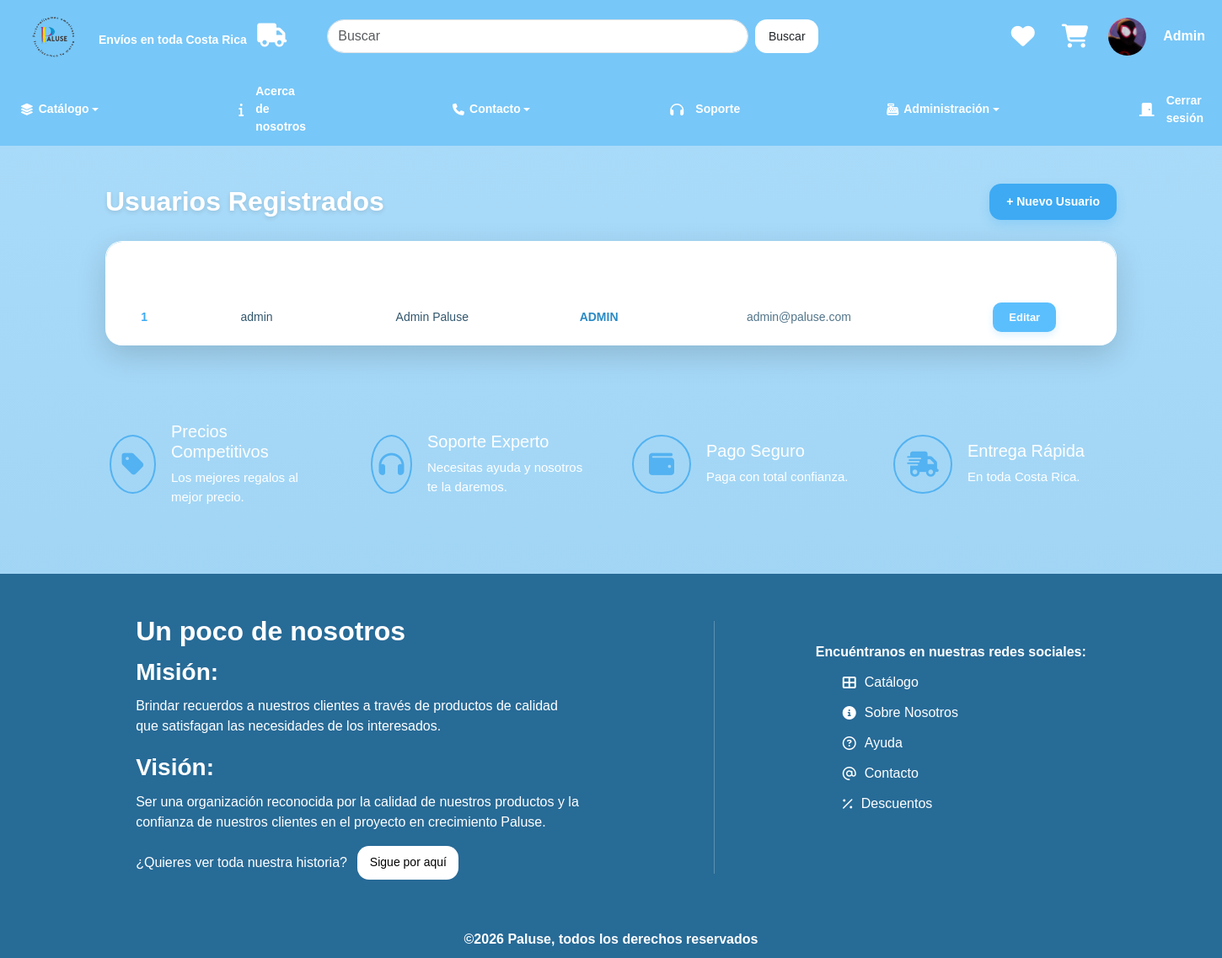
The page /user/index (signed in) on the database its author committed.
### tables this page shows
CREATE TABLE usuario (
  id_usuario INT NOT NULL AUTO_INCREMENT,
  username VARCHAR(30) NOT NULL UNIQUE,
  password VARCHAR(512) NOT NULL,
  nombre VARCHAR(20) NOT NULL,
  apellidos VARCHAR(30) NOT NULL,
  correo VARCHAR(75) NULL UNIQUE,
  telefono VARCHAR(25) NULL,
  ruta_imagen VARCHAR(1024),
  activo BOOLEAN,
  politicas_aceptadas BOOLEAN DEFAULT FALSE,
  fecha_creacion TIMESTAMP DEFAULT CURRENT_TIMESTAMP,
  fecha_modificacion TIMESTAMP DEFAULT CURRENT_TIMESTAMP ON UPDATE CURRENT_TIMESTAMP,
  PRIMARY KEY (id_usuario),
  CHECK (correo REGEXP '^[a-zA-Z0-9._%+-]+@[a-zA-Z0-9.-]+\\.[a-zA-Z]{2,}$'),
  INDEX ndx_username (username)
);

CREATE TABLE rol (
  id_rol INT NOT NULL AUTO_INCREMENT,
  rol VARCHAR(20) UNIQUE,
  fecha_creacion TIMESTAMP DEFAULT CURRENT_TIMESTAMP,
  fecha_modificacion TIMESTAMP DEFAULT CURRENT_TIMESTAMP ON UPDATE CURRENT_TIMESTAMP,
  PRIMARY KEY (id_rol)
);

### app/controllers/UserController.php (called while the page is built, shortened)
<?php
class UserController extends Controller {
    private $userModel;
    public function __construct() {
        $this->userModel = $this->model('User');
    }
    public function index() {
        $users = $this->userModel->getAll();
        $this->view('usuario/index', ['users' => $users]);
    }
}

### app/core/App.php (called while the page is built, shortened)
<?php
class App {
    protected $method = 'index';
    public function __construct() {
        $url = $this->parseUrl();
        if (isset($url[0]) && file_exists('../app/controllers/' . ucfirst($url[0]) . 'Controller.php')) {
            unset($url[0]);
        }
        $this->controller = new $this->controller;
        if (isset($url[1]) && method_exists($this->controller, $url[1])) {
            $this->method = $url[1];
            unset($url[1]);
        }
        $this->params = $url ? array_values($url) : [];
        call_user_func_array([$this->controller, $this->method], $this->params);
    }
    public function parseUrl() {
        if (isset($_GET['url'])) {
            $url = rtrim($_GET['url'], '/');
            return explode('/', filter_var($url, FILTER_SANITIZE_URL));
        }
        return [];
    }
}

### public/index.php (called while the page is built, shortened)
<?php
require_once '../app/core/App.php';
$app = new App();

### app/models/User.php (called while the page is built, shortened)
<?php
require_once '../app/config/Database.php';
class User
{
    private $db;
    public function __construct()
    {
        $this->db = Database::getInstance()->getConnection();
    }
    public function getAll(){
        $query = "SELECT usuario.*, rol.rol AS nombre_rol FROM usuario
                  INNER JOIN usuario_rol ON usuario.id_usuario = usuario_rol.id_usuario
                  INNER JOIN rol ON usuario_rol.id_rol = rol.id_rol
                  WHERE usuario.activo = 1 ORDER BY usuario.id_usuario DESC";
        $result = $this->db->query($query);
        $users = [];
        if ($result && $result->num_rows > 0) {
            while ($row = $result->fetch_assoc()) {
                $users[] = $row;
            }
        }
        return $users;
    }
}

### app/config/Database.php (called while the page is built, shortened)
<?php
class Database {
    private static $instance = null;
    private $conn;
    private function __construct() {
        try {
            $this->conn = new mysqli(DB_HOST, DB_USER, DB_PASS, DB_NAME);
            $this->conn->set_charset("utf8");
        } catch (mysqli_sql_exception $e) {
            die("Error de conexión a la base de datos. Por favor, verifica que MySQL esté encendido y la base de datos '" . DB_NAME . "' exista. Detalle: " . $e->getMessage());
        }
    }
    public static function getInstance() {
        if (!self::$instance) {
            self::$instance = new Database();
        }
        return self::$instance;
    }
    public function getConnection() {
        return $this->conn;
    }
}

### app/views/usuario/index.php (the view, shortened to what this page needs)
<?php require_once '../app/views/layouts/head.php'; ?>
<?php require_once '../app/views/layouts/headIndexUser.php'; ?>
<?php require_once '../app/views/layouts/header.php'; ?>
<div class="page-header">
    <h2>Usuarios Registrados</h2>
    <a href="<?= BASE_URL ?>/user/create" class="btn btn-primary">+ Nuevo Usuario</a>
</div>
<div class="glass-card mt-4 p-0">
    <table class="table">
    <thead>
        <tr>
            <th>ID</th>
            <th>Usuario</th>
            <th>Nombre</th>
            <th>Rol</th>
            <th>Correo</th>
            <th>Acciones</th>
        </tr>
    </thead>
    <tbody>
    <?php foreach($data['users'] as $user): ?>
        <tr>
            <td>
                <?= $user['id_usuario'] ?>
            </td>
            <td>
                <?= htmlspecialchars($user['username']) ?>
            </td>
            <td>
                <?= htmlspecialchars($user['nombre'] . ' ' . $user['apellidos']) ?>
            </td>
            <td>
                <?= htmlspecialchars($user['nombre_rol']) ?>
            </td>
            <td>
                <?= htmlspecialchars($user['correo']) ?>
            </td>
            <td class="actions">
                <a  href="<?= BASE_URL ?>/user/edit/<?= $user['id_usuario'] ?>" class="btn btn-sm btn-info">
                    Editar
                </a>
            </td>
        </tr>
    <?php endforeach; ?>
    </tbody>
</table>
</div>
<?php require_once '../app/views/layouts/footer.php'; ?>

### public/css/general.css (style rules this page uses)
* { margin:0; padding:0; box-sizing:border-box; }
body { background:linear-gradient(180deg,#aadcfa,#9dd1f1); font-family:Arial, Helvetica, sans-serif; }

### public/css/usuarioStyles.css (style rules this page uses)
.page-header { width: 90%; max-width: 1200px; margin: 45px auto 25px; display: flex; justify-content: space-between; align-items: center; gap: 20px; }
.page-header h2 { margin: 0; color: #ffffff; font-size: 32px; font-weight: bold; text-shadow: 0 2px 5px rgba(0, 0, 0, 0.12); }
.page-header .btn-primary { display: inline-flex; align-items: center; justify-content: center; background: #3daaf3; color: #ffffff; border: none; border-radius: 14px; padding: 11px 20px; font-size: 14px; font-weight: bold; text-decoration: none; box-shadow: 0 5px 12px rgba(61, 170, 243, 0.25); transition: background-color 0.3s, color 0.3s, transform 0.3s, box-shadow 0.3s; }
.glass-card { width: 90%; max-width: 1200px; margin: 0 auto 50px; background: rgba(255, 255, 255, 0.94); border-radius: 20px; overflow: hidden; box-shadow: 0 12px 35px rgba(0, 0, 0, 0.15); border: 1px solid rgba(255, 255, 255, 0.7); }
.glass-card .table { width: 100%; margin: 0; border-collapse: separate; border-spacing: 0; }
.glass-card .table thead { background: #3daaf3; color: #ffffff; }
.glass-card .table thead th { padding: 17px 14px; color: #ffffff; font-size: 15px; font-weight: bold; text-align: center; vertical-align: middle; border: none; white-space: nowrap; }
.glass-card .table tbody td { padding: 15px 14px; color: #31566d; font-size: 14px; text-align: center; vertical-align: middle; border-bottom: 1px solid #e1eef5; }
.glass-card .table tbody tr { background: #ffffff; transition: background-color 0.25s, transform 0.25s; }
.glass-card .table tbody tr:last-child td { border-bottom: none; }
.glass-card .table tbody td:first-child { color: #3daaf3; font-weight: bold; }
.glass-card .table tbody td:nth-child(4) { color: #298ac5; font-weight: bold; }
.glass-card .table tbody td:nth-child(5) { color: #52758a; }
.actions { display: flex; justify-content: center; align-items: center; gap: 10px; white-space: nowrap; }
.actions .btn { display: inline-flex; align-items: center; justify-content: center; min-width: 75px; padding: 8px 13px; border: none; border-radius: 10px; font-size: 13px; font-weight: bold; text-decoration: none; transition: background-color 0.3s, color 0.3s, transform 0.3s, box-shadow 0.3s; }
.actions .btn-info { background: #5cbffd; color: #ffffff; box-shadow: 0 4px 8px rgba(92, 191, 253, 0.2); }

### rows shown on the page
usuario: id_usuario "1", username "admin", nombre+apellidos "Admin Paluse", rol.rol "ADMIN", correo "admin@paluse.com"

### other values the page prints
$_SESSION['nombre'] "Admin"
